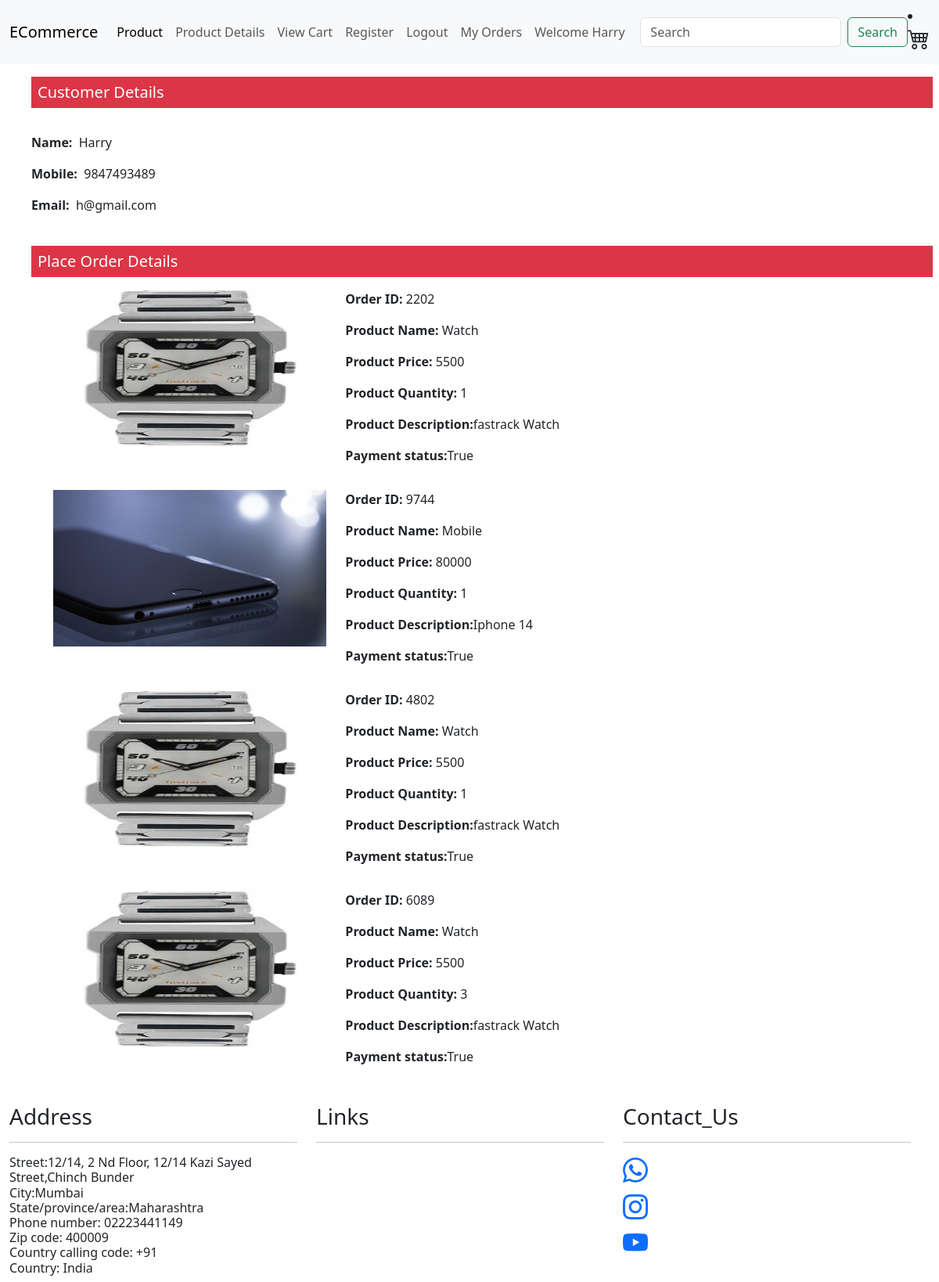
Screenshot of /myOrders/ (signed in) with the database file from the repository.
### ECommApp/models.py (models this page shows, shortened)
class Order(models.Model):
    order_id=models.CharField(max_length=50)
    product=models.ForeignKey(Product,on_delete=models.CASCADE)
    quantity= models.PositiveBigIntegerField(default=0)
    user= models.ForeignKey(User,on_delete =models.CASCADE,default=1)
    date_added =models.DateTimeField(auto_now_add = True)
    is_completed=models.BooleanField(default="False")

class Product(models.Model):
    user=models.ForeignKey(User,on_delete=models.CASCADE,blank=True,null=True)
    product_id=models.IntegerField(primary_key=True)
    product_name=models.CharField(max_length=50)
    type= (("Watch","Watch"),("Mobile","Mobile"),("Laptop","Laptop"))
    category=models.CharField(max_length=100,choices=type)
    desc= models.CharField(max_length=255)
    price= models.IntegerField()
    image= models.ImageField(upload_to='pics')
    prod =CutomManager() # objectof custom manager
    objects = models.Manager() # default Manager

### ECommApp/views.py (the view)
# urls.py: path('myOrders/', views.myOrders, name='myOrders'),
def myOrders(request):
    orders=Order.objects.filter(user=request.user)
    context={}
    context['item']=orders
    return render(request,'myOrders.html',context)

### ECommApp/templates/myOrders.html (shortened to what this page needs)
{% extends "base.html" %}
{% block body%}
<div class="row m-3">
    <div class="col-md-12">
      <h5 class="bg-danger text-white p-2">Customer Details</h5>
      <br>
      <p><b>Name:</b>&nbsp; {{user.username}}</p>
      <p><b>Mobile:</b>&nbsp; 9847493489</p>
      <p><b>Email:</b>&nbsp; {{user.email}}</p>
      <br>
      <p><b>Name:</b>&nbsp; Anonymous</p>
      <p><b>Mobile:</b>&nbsp; 9847493489</p>
      <p><b>Email:</b>&nbsp; a@gmail.com</p>
      <h5 class="bg-danger text-white p-2">Place Order Details</h5>
      {% for x in item %}
      <div class="row m-3">
        <div class="col-md-4">
          <img src="{{x.product.image.url}}" alt="product" width="100%" height="200px">
        </div>
        <div class="col-md-8">
            <p><b>Order ID:</b>&nbsp;{{x.order_id}}</p>
          <p><b>Product Name:</b>&nbsp;{{x.product.product_name}}</p>
          <p><b>Product Price:</b>&nbsp;{{x.product.price}}</p>
          <p><b>Product Quantity:</b>&nbsp;{{x.quantity}}
          </p>
          <p><b>Product Description:</b>{{x.product.desc}}</p>
          <p><b>Payment status:</b>{{x.is_completed}}</p>
        </div>
      </div>
      {% endfor %}
    </div>
{% endblock  %}

### ECommApp/templates/base.html (shortened to what this page needs)
{% load static %}
<!DOCTYPE html>
<html lang="en">
<head>
    <link rel="stylesheet" href="{% static 'css/bootstrap.min.css' %}">
    <link rel="stylesheet" href="https://cdn.jsdelivr.net/npm/bootstrap-icons@1.11.2/font/bootstrap-icons.min.css">
</head>
<body>
    <div class="container-fluid">
        <div class="row">
            <nav class="navbar navbar-expand-lg bg-body-tertiary">
                <div class="container-fluid">
                  <a class="navbar-brand" href="#">ECommerce</a>
                  <div class="collapse navbar-collapse" id="navbarSupportedContent">
                    <ul class="navbar-nav me-auto mb-2 mb-lg-0">
                      <li class="nav-item">
                        <a class="nav-link active" aria-current="page" href="{% url 'index' %}">Product</a>
                      </li>
                      <li class="nav-item">
                        <a class="nav-link" href="#">Product Details</a>
                      </li>
                      <li class="nav-item">
                        <a class="nav-link" href="{% url 'viewcart' %}">View Cart</a>
                      </li>
                      <li class="nav-item">
                        <a class="nav-link" href="/register_user">Register</a>
                      </li>
                      {% if user.is_authenticated %}
                      <li class="nav-item">
                        <a class="nav-link" href="/logout_user">Logout</a>
                      </li>
                      <li class="nav-item">
                        <a class="nav-link" href="/myOrders">My Orders</a>
                      </li>
                      {% else %}
                      <li class="nav-item">
                        <a class="nav-link" href="/login_user">Login</a>
                      </li>
                      {% endif %}
                      {% if user.is_authenticated %}
                      <li class="nav-item">
                        <a class="nav-link" >Welcome {{user.username}}</a>
                      </li>
                      {% else %}
                      <li class="nav-item">
                        <a class="nav-link" >Welcome !! Guest</a>
                      </li>
                      {% endif %}
                    </ul>
                    <form class="d-flex" role="search" method="post" action="{% url 'search' %}>
                      {% csrf_token %}
                      <input class ="form-control me-2" name="q" type="search" placeholder="Search" aria-label="Search">
                      <button class="btn btn-outline-success" type="submit">Search</button>
                    </form>
                    <li class="nav-item">
                      <h3><a class="nav-link" href="{% url 'viewcart' %}"><i class="bi bi-cart4"></i></a></h3>
                    </li>
                  </div>
                </div>
              </nav>
        </div>
        <div class="row">
            {% block body %}
            {% endblock %}
        </div>
         <br>
         <br>
         <br>
         <br>
         <br>
         <br>
         <br>
         <br>
        <div class="row">
            <div class="col-md-4">
                <h3>Address</h3>
                <hr>
                <h6>Street:12/14, 2 Nd Floor, 12/14 Kazi Sayed Street,Chinch Bunder <br>
                    City:Mumbai <br>
                    State/province/area:Maharashtra <br>
                    Phone number:  02223441149 <br>
                    Zip code:  400009 <br>
                    Country calling code: +91 <br>
                    Country:  India</h6>
            </div>
            <div class="col-md-4">
                <h3>Links</h3>
                <hr>
            </div>
            <div class="col-md-4">
                <h3>Contact_Us</h3>
                <hr>
                <h2><a href=""><i class="bi bi-whatsapp"></i></a><br></h2>
                <h2><a href="https://www.instagram.com/codewithharry/?hl=en"><i class="bi bi-instagram"></i></a><br></h2>
                <h2><a href="https://www.youtube.com/@CodeWithHarry"><i class="bi bi-youtube"></i></a><br></h2>
            </div>
        </div>
    </div>
</body>
</html>

### rows the page displays
Order: product.image (picture), order_id "2202", product.product_name "Watch", product.price "5500", quantity "1", product.desc "fastrack Watch", is_completed "True"
Order: product.image (picture), order_id "9744", product.product_name "Mobile", product.price "80000", quantity "1", product.desc "Iphone 14", is_completed "True"
Order: product.image (picture), order_id "4802", product.product_name "Watch", product.price "5500", quantity "1", product.desc "fastrack Watch", is_completed "True"
Order: product.image (picture), order_id "6089", product.product_name "Watch", product.price "5500", quantity "3", product.desc "fastrack Watch", is_completed "True"

### other values shown
{{ user.username }} "Harry"
{{ user.email }} "h@gmail.com"
